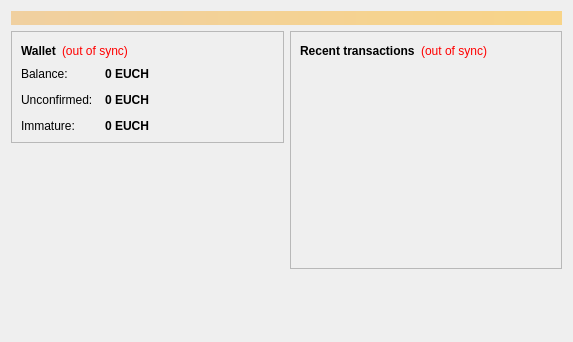
<?xml version="1.0" encoding="UTF-8"?>
<ui version="4.0">
 <class>OverviewPage</class>
 <widget class="QWidget" name="OverviewPage">
  <property name="geometry">
   <rect>
    <x>0</x>
    <y>0</y>
    <width>573</width>
    <height>342</height>
   </rect>
  </property>
  <property name="windowTitle">
   <string>Form</string>
  </property>
  <layout class="QVBoxLayout" name="topLayout">
   <item>
    <widget class="QLabel" name="labelAlerts">
     <property name="visible">
      <bool>false</bool>
     </property>
     <property name="styleSheet">
      <string notr="true">background-color: qlineargradient(x1: 0, y1: 0, x2: 1, y2: 0, stop:0 #F0D0A0, stop:1 #F8D488); color:#000000;</string>
     </property>
     <property name="wordWrap">
      <bool>true</bool>
     </property>
     <property name="margin">
      <number>3</number>
     </property>
    </widget>
   </item>
   <item>
    <layout class="QHBoxLayout" name="horizontalLayout" stretch="1,1">
     <item>
      <layout class="QVBoxLayout" name="verticalLayout_2">
       <item>
        <widget class="QFrame" name="frame">
         <property name="frameShape">
          <enum>QFrame::StyledPanel</enum>
         </property>
         <property name="frameShadow">
          <enum>QFrame::Raised</enum>
         </property>
         <layout class="QVBoxLayout" name="verticalLayout_4">
          <item>
           <layout class="QHBoxLayout" name="horizontalLayout_4">
            <item>
             <widget class="QLabel" name="label_5">
              <property name="font">
               <font>
                <weight>75</weight>
                <bold>true</bold>
               </font>
              </property>
              <property name="text">
               <string>Wallet</string>
              </property>
             </widget>
            </item>
            <item>
             <widget class="QLabel" name="labelWalletStatus">
              <property name="toolTip">
               <string>The displayed information may be out of date. Your wallet automatically synchronizes with the Eurocash network after a connection is established, but this process has not completed yet.</string>
              </property>
              <property name="styleSheet">
               <string notr="true">QLabel { color: red; }</string>
              </property>
              <property name="text">
               <string notr="true">(out of sync)</string>
              </property>
              <property name="alignment">
               <set>Qt::AlignLeading|Qt::AlignLeft|Qt::AlignVCenter</set>
              </property>
             </widget>
            </item>
            <item>
             <spacer name="horizontalSpacer_2">
              <property name="orientation">
               <enum>Qt::Horizontal</enum>
              </property>
              <property name="sizeHint" stdset="0">
               <size>
                <width>40</width>
                <height>20</height>
               </size>
              </property>
             </spacer>
            </item>
           </layout>
          </item>
          <item>
           <layout class="QFormLayout" name="formLayout_2">
            <property name="fieldGrowthPolicy">
             <enum>QFormLayout::AllNonFixedFieldsGrow</enum>
            </property>
            <property name="horizontalSpacing">
             <number>12</number>
            </property>
            <property name="verticalSpacing">
             <number>12</number>
            </property>
            <item row="0" column="0">
             <widget class="QLabel" name="label">
              <property name="text">
               <string>Balance:</string>
              </property>
             </widget>
            </item>
            <item row="0" column="1">
             <widget class="QLabel" name="labelBalance">
              <property name="font">
               <font>
                <weight>75</weight>
                <bold>true</bold>
               </font>
              </property>
              <property name="cursor">
               <cursorShape>IBeamCursor</cursorShape>
              </property>
              <property name="toolTip">
               <string>Your current balance</string>
              </property>
              <property name="text">
               <string notr="true">0 EUCH</string>
              </property>
              <property name="textInteractionFlags">
               <set>Qt::LinksAccessibleByMouse|Qt::TextSelectableByKeyboard|Qt::TextSelectableByMouse</set>
              </property>
             </widget>
            </item>
            <item row="1" column="0">
             <widget class="QLabel" name="label_3">
              <property name="text">
               <string>Unconfirmed:</string>
              </property>
             </widget>
            </item>
            <item row="1" column="1">
             <widget class="QLabel" name="labelUnconfirmed">
              <property name="font">
               <font>
                <weight>75</weight>
                <bold>true</bold>
               </font>
              </property>
              <property name="cursor">
               <cursorShape>IBeamCursor</cursorShape>
              </property>
              <property name="toolTip">
               <string>Total of transactions that have yet to be confirmed, and do not yet count toward the current balance</string>
              </property>
              <property name="text">
               <string notr="true">0 EUCH</string>
              </property>
              <property name="textInteractionFlags">
               <set>Qt::LinksAccessibleByMouse|Qt::TextSelectableByKeyboard|Qt::TextSelectableByMouse</set>
              </property>
             </widget>
            </item>
            <item row="2" column="0">
             <widget class="QLabel" name="labelImmatureText">
              <property name="text">
               <string>Immature:</string>
              </property>
             </widget>
            </item>
            <item row="2" column="1">
             <widget class="QLabel" name="labelImmature">
              <property name="font">
               <font>
                <weight>75</weight>
                <bold>true</bold>
               </font>
              </property>
              <property name="toolTip">
               <string>Mined balance that has not yet matured</string>
              </property>
              <property name="text">
               <string notr="true">0 EUCH</string>
              </property>
              <property name="textInteractionFlags">
               <set>Qt::LinksAccessibleByMouse|Qt::TextSelectableByKeyboard|Qt::TextSelectableByMouse</set>
              </property>
             </widget>
            </item>
           </layout>
          </item>
         </layout>
        </widget>
       </item>
       <item>
        <spacer name="verticalSpacer">
         <property name="orientation">
          <enum>Qt::Vertical</enum>
         </property>
         <property name="sizeHint" stdset="0">
          <size>
           <width>20</width>
           <height>40</height>
          </size>
         </property>
        </spacer>
       </item>
      </layout>
     </item>
     <item>
      <layout class="QVBoxLayout" name="verticalLayout_3">
       <item>
        <widget class="QFrame" name="frame_2">
         <property name="frameShape">
          <enum>QFrame::StyledPanel</enum>
         </property>
         <property name="frameShadow">
          <enum>QFrame::Raised</enum>
         </property>
         <layout class="QVBoxLayout" name="verticalLayout">
          <item>
           <layout class="QHBoxLayout" name="horizontalLayout_2">
            <item>
             <widget class="QLabel" name="label_4">
              <property name="text">
               <string>&lt;b&gt;Recent transactions&lt;/b&gt;</string>
              </property>
             </widget>
            </item>
            <item>
             <widget class="QLabel" name="labelTransactionsStatus">
              <property name="toolTip">
               <string>The displayed information may be out of date. Your wallet automatically synchronizes with the Eurocash network after a connection is established, but this process has not completed yet.</string>
              </property>
              <property name="styleSheet">
               <string notr="true">QLabel { color: red; }</string>
              </property>
              <property name="text">
               <string notr="true">(out of sync)</string>
              </property>
              <property name="alignment">
               <set>Qt::AlignRight|Qt::AlignTrailing|Qt::AlignVCenter</set>
              </property>
             </widget>
            </item>
            <item>
             <spacer name="horizontalSpacer">
              <property name="orientation">
               <enum>Qt::Horizontal</enum>
              </property>
              <property name="sizeHint" stdset="0">
               <size>
                <width>40</width>
                <height>20</height>
               </size>
              </property>
             </spacer>
            </item>
           </layout>
          </item>
          <item>
           <widget class="QListView" name="listTransactions">
            <property name="styleSheet">
             <string notr="true">QListView { background: transparent; }</string>
            </property>
            <property name="frameShape">
             <enum>QFrame::NoFrame</enum>
            </property>
            <property name="verticalScrollBarPolicy">
             <enum>Qt::ScrollBarAlwaysOff</enum>
            </property>
            <property name="horizontalScrollBarPolicy">
             <enum>Qt::ScrollBarAlwaysOff</enum>
            </property>
            <property name="selectionMode">
             <enum>QAbstractItemView::NoSelection</enum>
            </property>
           </widget>
          </item>
         </layout>
        </widget>
       </item>
       <item>
        <spacer name="verticalSpacer_2">
         <property name="orientation">
          <enum>Qt::Vertical</enum>
         </property>
         <property name="sizeHint" stdset="0">
          <size>
           <width>20</width>
           <height>40</height>
          </size>
         </property>
        </spacer>
       </item>
      </layout>
     </item>
    </layout>
   </item>
  </layout>
 </widget>
 <resources/>
 <connections/>
</ui>
